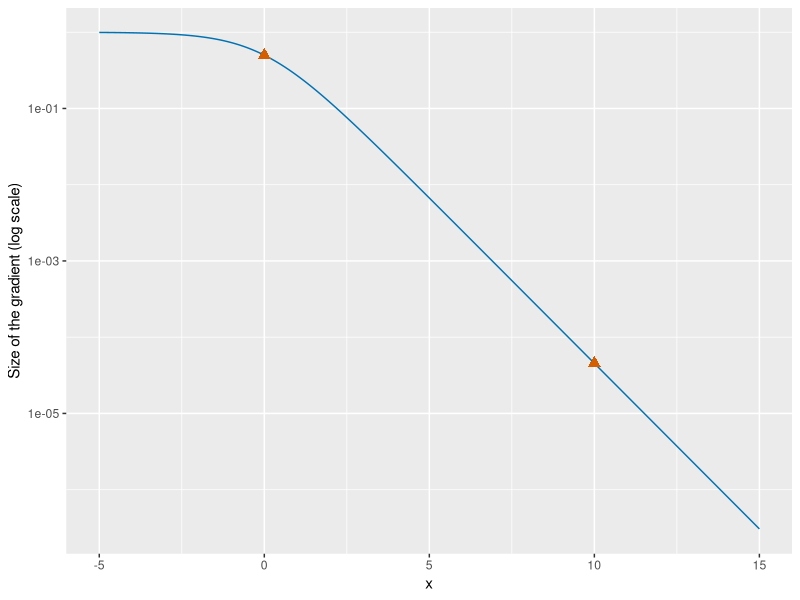

Here is the R script that generated this plot:
## ---- chunk 1
#| label: plateau-size-r
#| fig-alt: >-
#|   Plot of the size of the gradient of the function log of 1 plus e to the
#|   minus x, against x from -5 to 15, on a logarithmic vertical axis.
#|   A solid blue curve falls from about 0.99 at x of -5 to about 0.0000003
#|   at x of 15. It is always positive and never reaches 0.
#|   Two vermilion triangles mark x of 0, where the size is 0.5,
#|   and x of 10, where it is about 0.00005.
#| fig-height: 4
#| fig-width: 5
plateau_grid_pf <- seq(-5, 15, length.out = 401)
plateau_size_pf <- 1 / (1 + exp(plateau_grid_pf))
plateau_curve_pf <- tibble::tibble(x = plateau_grid_pf, size = plateau_size_pf)
plateau_marks_x_pf <- c(0, 10)
plateau_marks_size_pf <- 1 / (1 + exp(plateau_marks_x_pf))
plateau_marks_pf <- tibble::tibble(
  x = plateau_marks_x_pf, size = plateau_marks_size_pf
)
ggplot2::ggplot(plateau_curve_pf, ggplot2::aes(x, size)) +
  ggplot2::geom_line(colour = "#0072B2") +
  ggplot2::geom_point(
    data = plateau_marks_pf, colour = "#D55E00", shape = 17, size = 3
  ) +
  ggplot2::scale_y_log10() +
  ggplot2::labs(x = "x", y = "Size of the gradient (log scale)")
